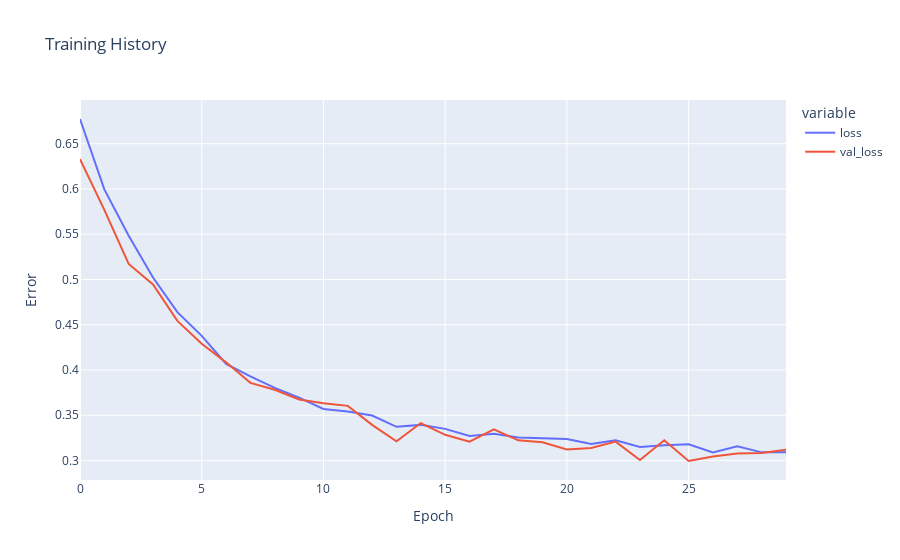

Notebook code cell kept with this figure:
### Code cell
#train the neural network
history = model.fit(dataset_training, validation_data=dataset_validation, epochs=30)

#plot the model's progress
fig = px.line(
    history.history, y=['loss', 'val_loss'],
    labels={'index': 'Epoch', 'value': 'Error'}, 
    title='Training History')
fig

### Figure 1 — Plotly figure (JSON) as saved in the notebook; plotly's stock layout.template omitted (floating-point values rounded to 4 significant figures)
{"data": [{"hovertemplate": "variable=loss<br>Epoch=%{x}<br>Error=%{y}<extra></extra>", "legendgroup": "loss", "line": {"color": "#636efa", "dash": "solid"}, "marker": {"symbol": "circle"}, "mode": "lines", "name": "loss", "orientation": "v", "showlegend": true, "type": "scatter", "x": [0, 1, 2, 3, 4, 5, 6, 7, 8, 9, 10, 11, 12, 13, 14, 15, 16, 17, 18, 19, 20, 21, 22, 23, 24, 25, 26, 27, 28, 29], "xaxis": "x", "y": [0.6773, 0.5995, 0.5484, 0.5022, 0.464, 0.4377, 0.4068, 0.3929, 0.3802, 0.3695, 0.357, 0.3543, 0.3497, 0.3373, 0.3394, 0.335, 0.3271, 0.3297, 0.3254, 0.3246, 0.3239, 0.3183, 0.3224, 0.315, 0.317, 0.3179, 0.3089, 0.3158, 0.309, 0.3093], "yaxis": "y"}, {"hovertemplate": "variable=val_loss<br>Epoch=%{x}<br>Error=%{y}<extra></extra>", "legendgroup": "val_loss", "line": {"color": "#EF553B", "dash": "solid"}, "marker": {"symbol": "circle"}, "mode": "lines", "name": "val_loss", "orientation": "v", "showlegend": true, "type": "scatter", "x": [0, 1, 2, 3, 4, 5, 6, 7, 8, 9, 10, 11, 12, 13, 14, 15, 16, 17, 18, 19, 20, 21, 22, 23, 24, 25, 26, 27, 28, 29], "xaxis": "x", "y": [0.633, 0.577, 0.5171, 0.4945, 0.4542, 0.429, 0.4085, 0.3858, 0.3782, 0.3674, 0.3634, 0.3604, 0.3394, 0.3213, 0.3414, 0.3284, 0.3208, 0.3344, 0.3223, 0.3203, 0.3122, 0.3138, 0.3209, 0.3005, 0.3223, 0.2995, 0.3043, 0.3077, 0.3084, 0.3118], "yaxis": "y"}], "layout": {"legend": {"title": {"text": "variable"}, "tracegroupgap": 0}, "title": {"text": "Training History"}, "xaxis": {"anchor": "y", "domain": [0, 1], "title": {"text": "Epoch"}}, "yaxis": {"anchor": "x", "domain": [0, 1], "title": {"text": "Error"}}}}
